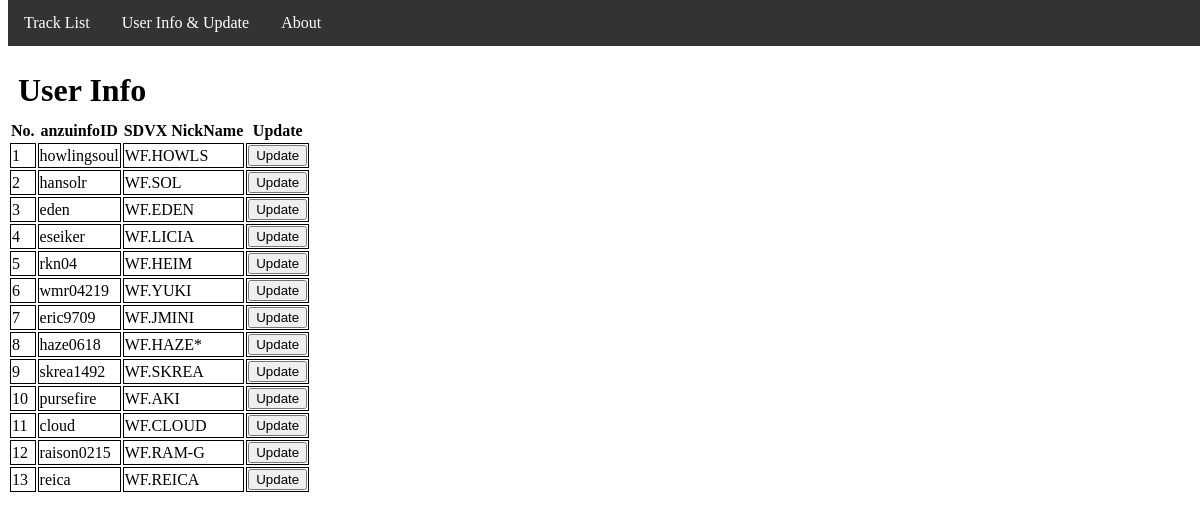
The app's page /UserInfo.html, older data.
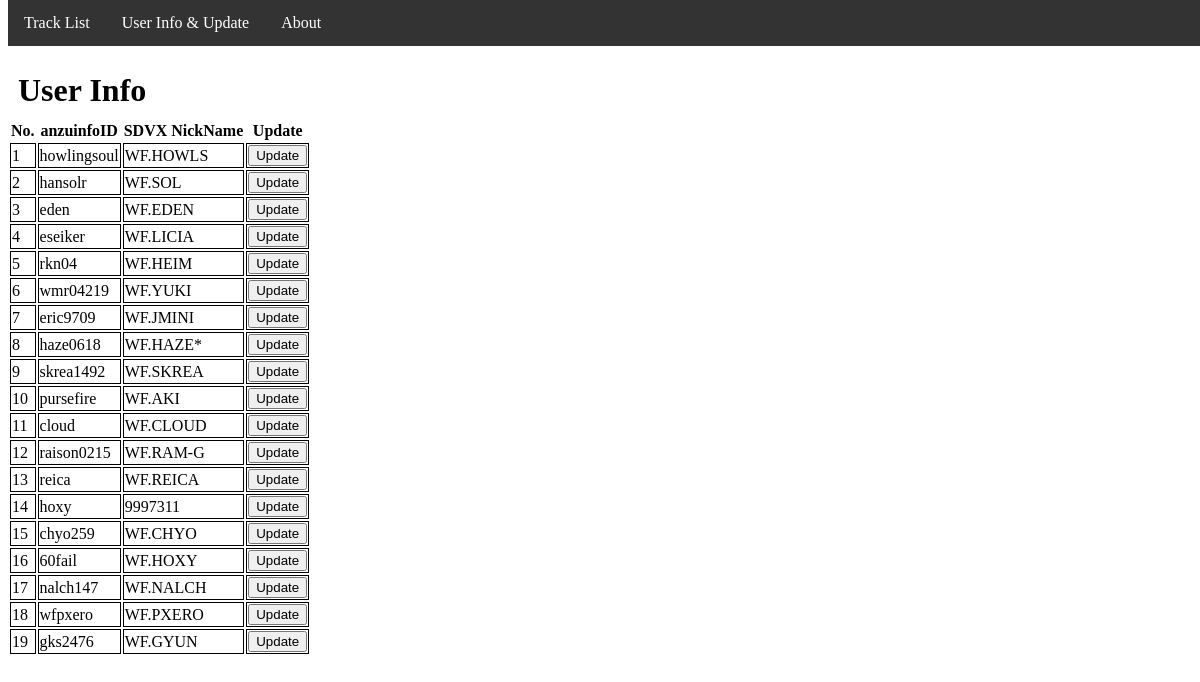
The same page, newer data.
### tables this page shows
CREATE TABLE "UserInfo" (
	"UserNumber"	INTEGER NOT NULL,
	"UserID"	TEXT NOT NULL,
	"UserName"	TEXT,
	PRIMARY KEY("UserNumber")
);

### run.py (the view)
@app.route('/UserInfo.html')
def UserInfo():
    conn = sqlite3.connect("SDVXRanking.db")
    cur = conn.cursor()
    sql = "select * from UserInfo;"
    cur.execute(sql)
    UserList = cur.fetchall()
    conn.close()
    return render_template('UserInfo.html', UserList=UserList)

### templates/UserInfo.html (shortened to what this page needs)
{% extends 'layout.html' %}
{% block content %}
<div>
      <h1>User Info</h1>
      <div class="RankingTable">
        <table>
          <th>No.</th>
          <th>anzuinfoID</th>
          <th>SDVX NickName</th>
          <th>Update</th>
          {% for user in UserList %}
          <tr>
              {% for elem in user %}
                <td>{{elem}}</td>
              {% endfor %}
              <td>
                <input type="button" value="Update" onclick="UpdateCheck('{{user[1]}}')">
              </td>
          </tr>
          {% endfor %}
        </table>
      </div>
</div>
<br/>
{% endblock %}

### templates/layout.html (shortened to what this page needs)
<!DOCTYPE HTML>
<html>
  <head>
    <link rel="stylesheet" href="{{ url_for('static', filename='css/mainpage.css') }}">
  </head>
  <body>
        <ul>
          <li><a href={{url_for('MainIndex')}}>Track List</a></li>
          <li><a href="{{url_for('UserInfo')}}">User Info & Update</a></li>
          <li><a href="{{url_for('About')}}">About</a></li>
        </ul>
    <br /><br /><br />
      {% block content %}{% endblock %}
  </body>
</html>

### static/css/mainpage.css (style rules this page uses)
.TrackList th, td { border: 1px solid black; }
ul { list-style-type: none; margin: 0; padding: 0; overflow: hidden; background-color: #333; position: fixed; top: 0; bottom: 10; width: 100%; }
li { float: left; }
li a { display: block; color: white; text-align: center; padding: 14px 16px; text-decoration: none; }
h1 { margin : 10px; }

Row changes from the older to the newer data that the page shows:
added UserInfo: user "14", UserID "hoxy", UserName "9997311"
added UserInfo: user "15", UserID "chyo259", UserName "WF.CHYO"
added UserInfo: user "16", UserID "60fail", UserName "WF.HOXY"
added UserInfo: user "17", UserID "nalch147", UserName "WF.NALCH"
added UserInfo: user "18", UserID "wfpxero", UserName "WF.PXERO"
added UserInfo: user "19", UserID "gks2476", UserName "WF.GYUN"
